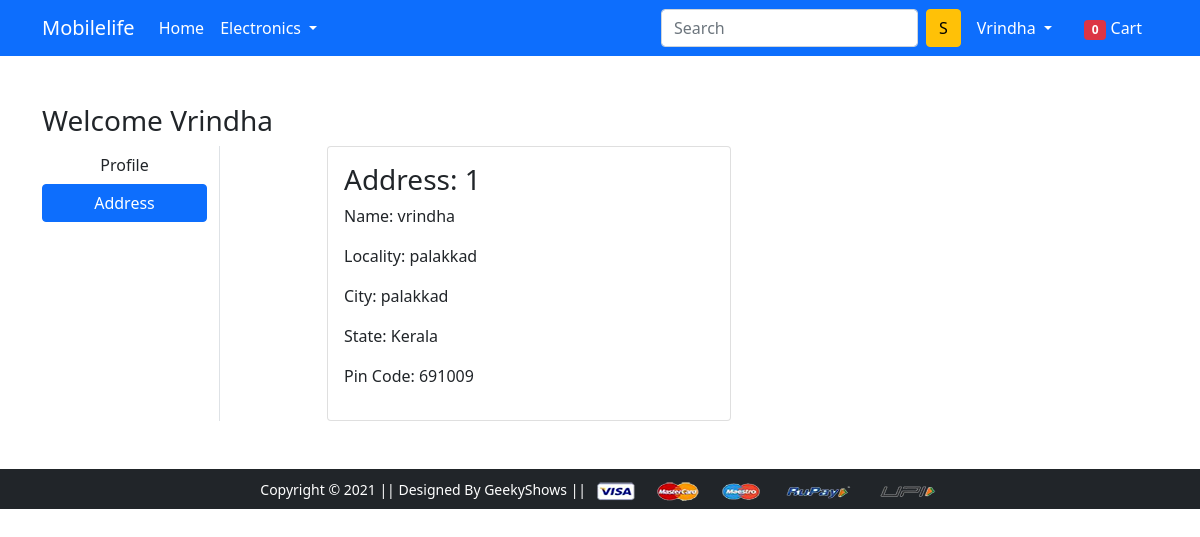
Screenshot of /address/ (signed in) with the database file from the repository.
### app/models.py (models this page shows, shortened)
class Customer(models.Model):
 user = models.ForeignKey(User, on_delete=models.CASCADE)
 name = models.CharField(max_length=200)
 locality = models.CharField(max_length=200)
 city = models.CharField(max_length=50)
 zipcode = models.IntegerField()
 state = models.CharField(choices=STATE_CHOICES, max_length=50)

### app/views.py (the view)
# urls.py: path('address/', views.address, name='address'),
@login_required
def address(request):
	totalitem = 0
	if request.user.is_authenticated:
		totalitem = len(Cart.objects.filter(user=request.user))
	add = Customer.objects.filter(user=request.user)
	return render(request, 'app/address.html', {'add':add, 'active':'btn-primary', 'totalitem':totalitem})

### app/templates/app/address.html (shortened to what this page needs)
{% extends 'app/base.html' %}
{% load static %}
{% block main-content %}
<div class="container my-5">
 <div class="row">
 <h3>Welcome <span class="text-capitalize">{{request.user}}</span></h3>
  <div class="col-sm-2 border-end">
   <ul class="list-unstyled">
    <li class="d-grid"><a href="{% url 'profile' %}" class="btn">Profile</a></li>
    <li class="d-grid"><a href="{% url 'address' %}" class="btn {{active}}">Address</a></li>
   </ul>
  </div>
  <div class="col-sm-9 offset-sm-1">
   <div class="row">
    {% for ad in add %}
     <div class="col-sm-6">
     <div class="card">
      <div class="card-body">
       <h3>Address: {{ forloop.counter }}</h3>
       <p>Name: {{ad.name}}</p>
       <p>Locality: {{ad.locality}}</p>
       <p>City: {{ad.city}}</p>
       <p>State: {{ad.state}}</p>
       <p>Pin Code: {{ad.zipcode}}</p>
      </div>
     </div>
    </div>
    {% endfor %}
   </div>
  </div>
 </div>
</div>
{% endblock main-content %}

### app/templates/app/base.html (shortened to what this page needs)
<!doctype html>
{% load static %}
<html lang="en">
  <head>
    <link href="https://cdn.jsdelivr.net/npm/bootstrap@5.0.0-beta1/dist/css/bootstrap.min.css" rel="stylesheet">
    <link rel="stylesheet" href="{% static 'app/css/owl.carousel.min.css' %}">
    <link rel="stylesheet" href="{% static 'app/css/all.min.css' %}">
    <link rel="stylesheet" href="{% static 'app/css/style.css' %}">
  </head>
  <body>
    <nav class="navbar navbar-expand-lg navbar-dark bg-primary">
     <div class="container">
       <a class="navbar-brand" href="/">Mobilelife</a>
       <div class="collapse navbar-collapse" id="navbarSupportedContent">
         <ul class="navbar-nav me-auto mb-2 mb-lg-0">
           <li class="nav-item">
             <a class="nav-link active" aria-current="page" href="/">Home</a>
           </li>
           <li class="nav-item dropdown">
             <a class="nav-link dropdown-toggle text-white" href="#" id="electronicsDropdown" role="button" data-bs-toggle="dropdown" aria-expanded="false">
               Electronics
             </a>
           </li>
         </ul>
         <form class="d-flex">
           <input class="form-control me-2" type="search" placeholder="Search" aria-label="Search">
           <button class="btn btn-warning" type="submit">S</button>
         </form>
         <div>
          <ul class="navbar-nav me-auto mb-2 mb-lg-0">
          {% if request.user.is_authenticated %}
           <li class="nav-item dropdown mx-2">
              <a class="nav-link dropdown-toggle text-white" href="#" id="profileDropdown" role="button" data-bs-toggle="dropdown" aria-expanded="false">
                {{request.user.username|capfirst}}
              </a>
            </li>
            <li class="nav-item mx-2">
              <a href="{% url 'showcart' %}" class="nav-link text-white"><span class="badge bg-danger">{{totalitem}}</span> Cart </a>
            </li>
            {% endif %}
          </ul>
         </div>
       </div>
     </div>
    </nav>
    {% block main-content %} {% endblock main-content %}
    <footer class="container-fluid bg-dark text-center p-2 mt-5">
        <small class="text-white">Copyright &copy; 2021 || Designed By GeekyShows || </small>
        <img src="{% static 'app/images/payment.png' %}" alt="" srcset="" class="img-fluid" height="2px">
    </footer>
  </body>
</html>

### rows the page displays
Customer: name "vrindha", locality "palakkad", city "palakkad", state "Kerala", zipcode "691009"

### other values shown
{{ request.user.username|capfirst }} "Vrindha"
{{ totalitem }} "0"
{{ request.user }} "Vrindha"
